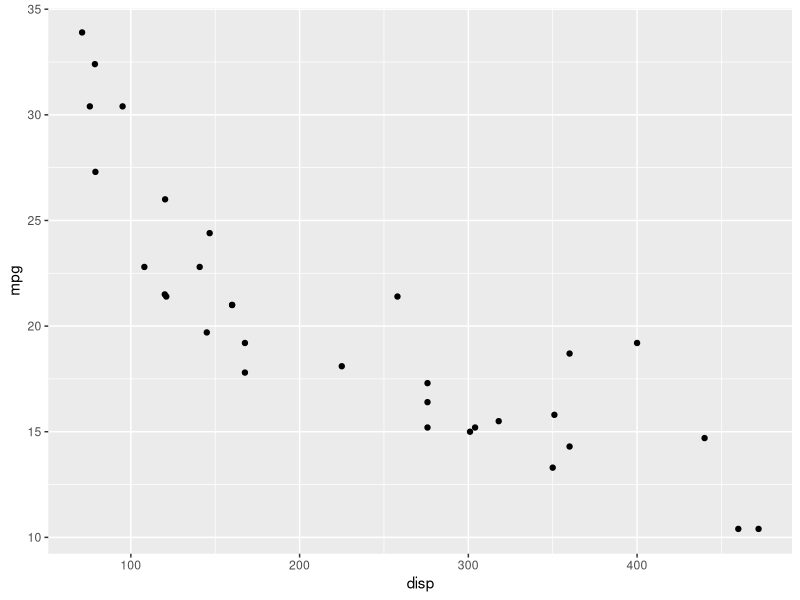
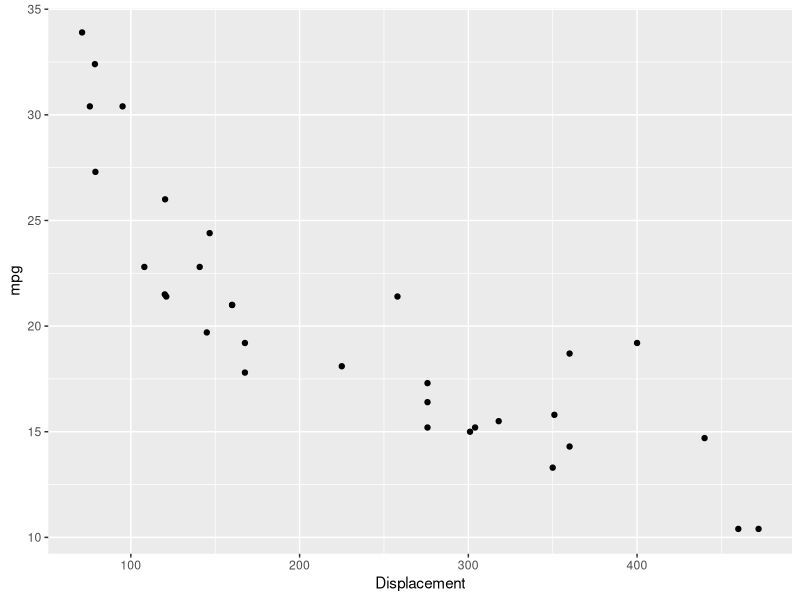
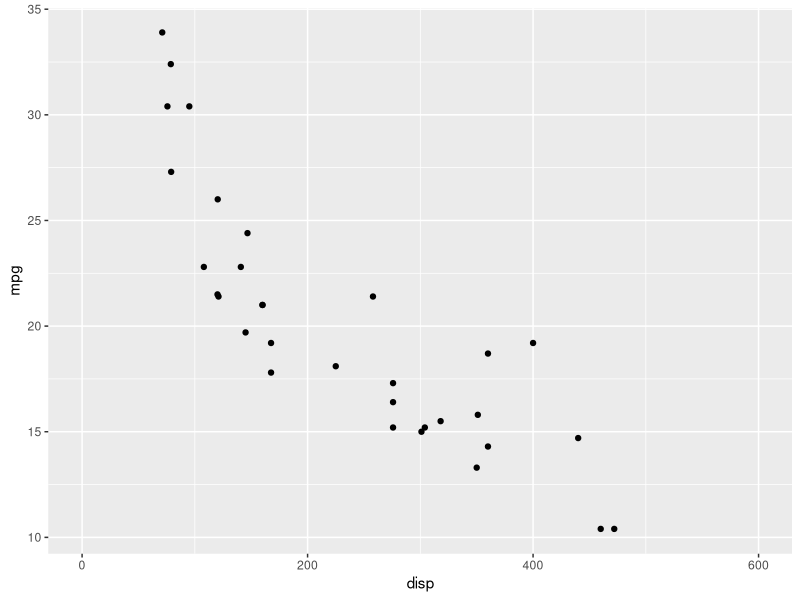
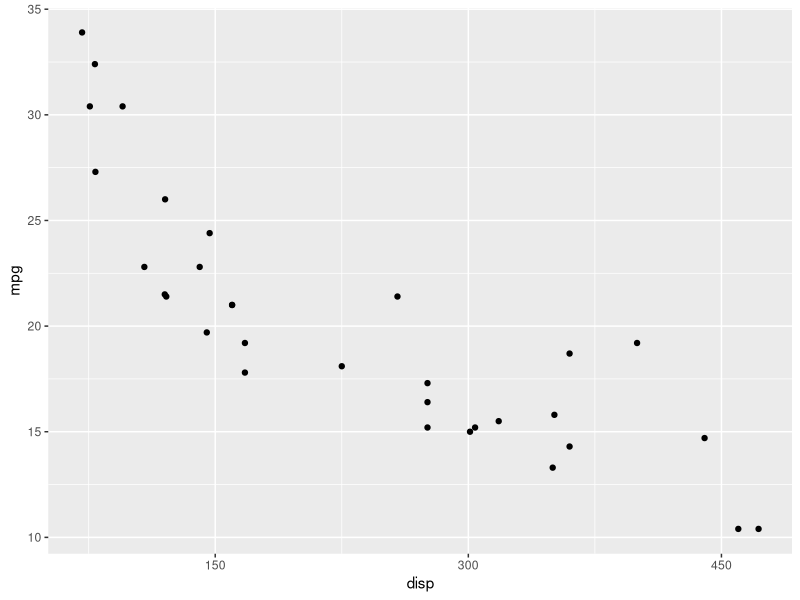
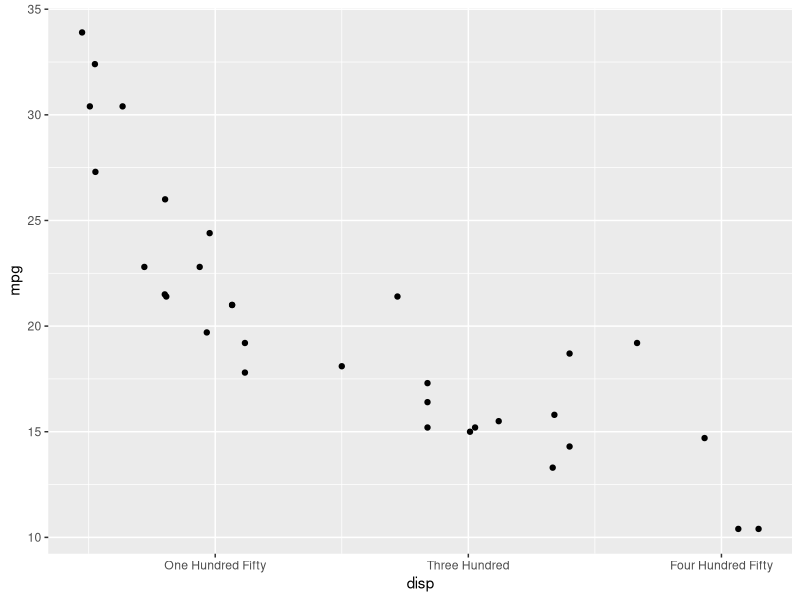
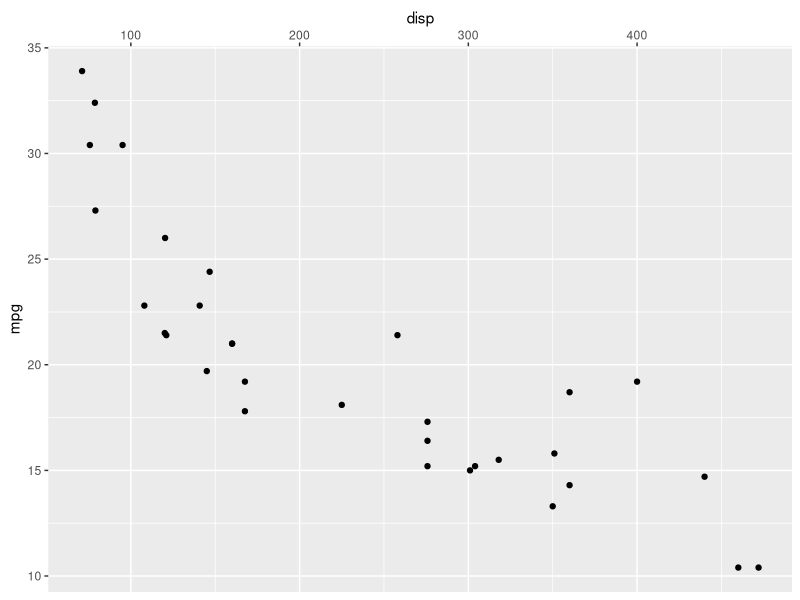
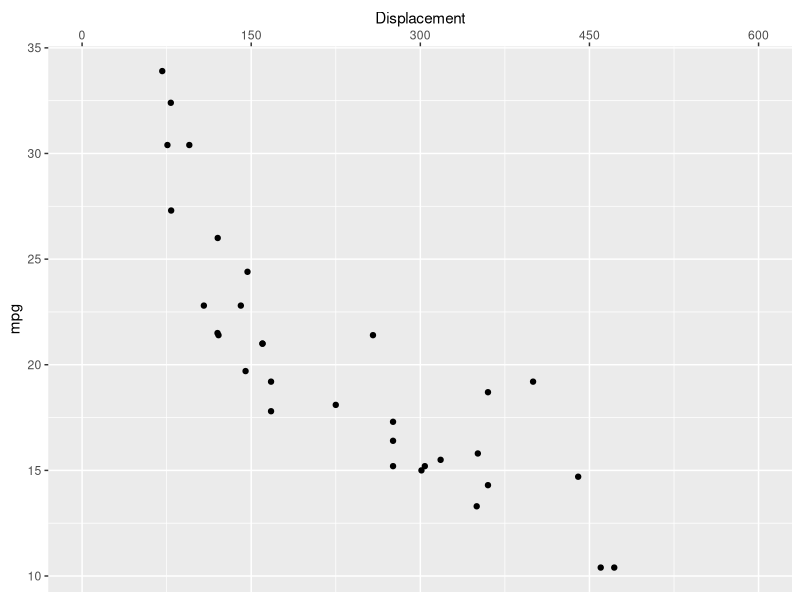
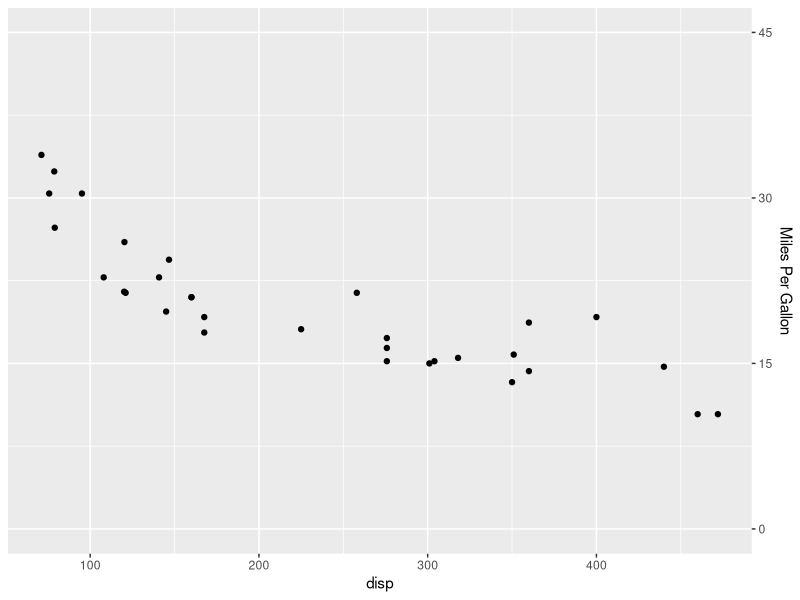

Source code (R) for these figures, in order:
## ---- chunk 1
library(ggplot2)
## ---- chunk 2
ggplot(mtcars) +
  geom_point(aes(disp, mpg))
## ---- chunk 3
ggplot(mtcars) +
  geom_point(aes(disp, mpg)) +
  scale_x_continuous(name = "Displacement")
## ---- chunk 4
ggplot(mtcars) +
  geom_point(aes(disp, mpg)) +
  scale_x_continuous(limits = c(0, 600))
## ---- chunk 5
ggplot(mtcars) +
  geom_point(aes(disp, mpg)) +
  scale_x_continuous(breaks = c(150, 300, 450))
## ---- chunk 6
ggplot(mtcars) +
  geom_point(aes(disp, mpg)) +
  scale_x_continuous(breaks = c(150, 300, 450),
    labels = c('One Hundred Fifty', 'Three Hundred', 'Four Hundred Fifty'))
## ---- chunk 7
ggplot(mtcars) +
  geom_point(aes(disp, mpg)) +
  scale_x_continuous(position = 'top')
## ---- chunk 8
ggplot(mtcars) + geom_point(aes(disp, mpg)) +
  scale_x_continuous(name = "Displacement", limits = c(0, 600),
                     breaks = c(0, 150, 300, 450, 600), position = 'top',
                     labels = c('0', '150', '300', '450', '600'))
## ---- chunk 9
ggplot(mtcars) + geom_point(aes(disp, mpg)) +
  scale_y_continuous(name = "Miles Per Gallon", limits = c(0, 45),
                     breaks = c(0, 15, 30, 45), position = 'right',
                     labels = c('0', '15', '30', '45'))
## ---- chunk 10
ggplot(mtcars) + geom_point(aes(disp, mpg)) +
  coord_cartesian(xlim = c(100, 400), ylim = c(15, 30))
## ---- chunk 11
ggplot(mtcars) +
  geom_bar(aes(factor(cyl))) +
  scale_x_discrete(name = "Number of Cylinders")
## ---- chunk 12
ggplot(mtcars) +
  geom_bar(aes(factor(cyl))) +
  scale_x_discrete(labels = c("4" = "Four", "6" = "Six", "8" = "Eight"))
## ---- chunk 13
ggplot(mtcars) +
  geom_bar(aes(factor(cyl))) +
  scale_x_discrete(breaks = c("4", "6", "8"))
## ---- chunk 14
ggplot(mtcars) +
  geom_bar(aes(factor(cyl))) +
  scale_x_discrete(position = 'bottom')
## ---- chunk 15
ggplot(mtcars) + geom_bar(aes(factor(cyl))) +
  scale_x_discrete(name = "Number of Cylinders",
    labels = c("4" = "Four", "6" = "Six", "8" = "Eight"),
    breaks = c("4", "6", "8"), position = "bottom")
